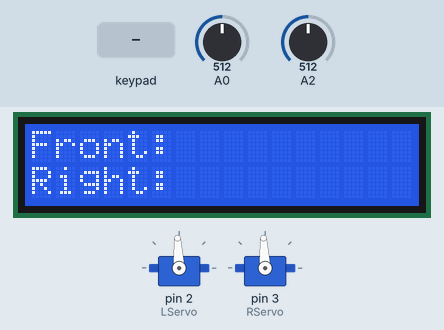
Simulated run of this sketch. Board: Arduino Uno, built with avr-gcc and run on an emulated ATmega328P. Parts: 16×2 character LCD, 2 × servo. The test bench sets the inputs (shaded band); at power-on: A0 = 512, A2 = 512.

Above: at 1.2 s.
1.3 s: key 'U' pressed
At 2.5 s:
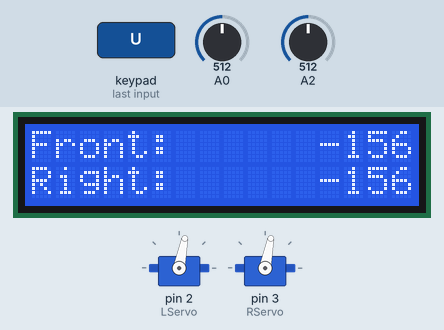
2.8 s: A0 set to 593
At 4.0 s:
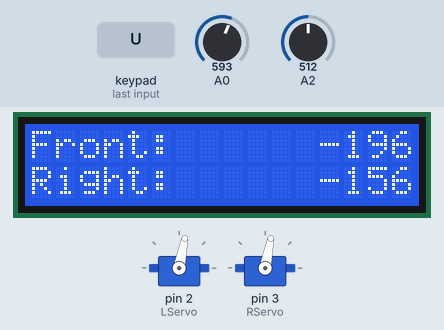
4.4 s: A0 set to 601
At 5.5 s:
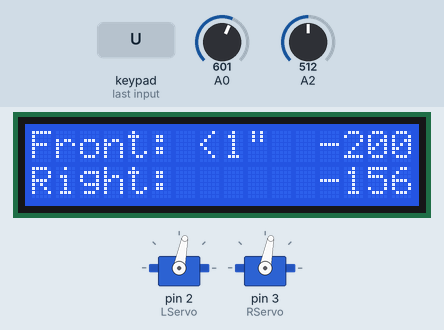
5.9 s: A2 set to 586
At 7.1 s:
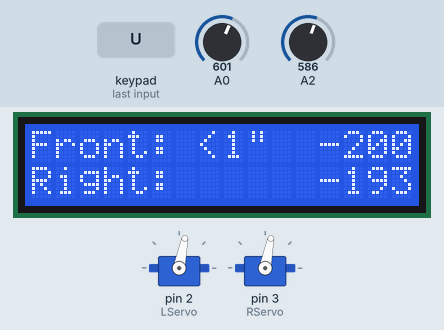
7.4 s: A2 set to 601
At 8.5 s:
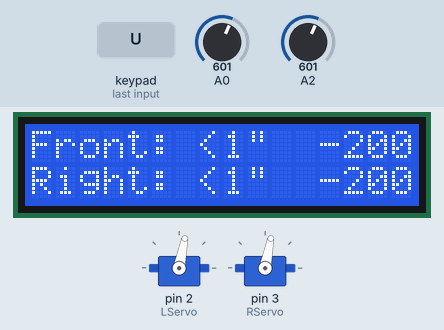
9.0 s: A0 set to 469
At 10.2 s:
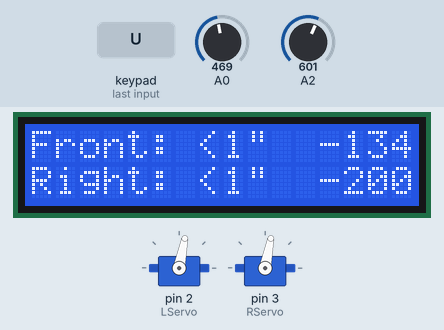
10.5 s: A0 set to 442
Timing chart, 0 to 13.0 s (numbered marks = the images above; inputs shaded):
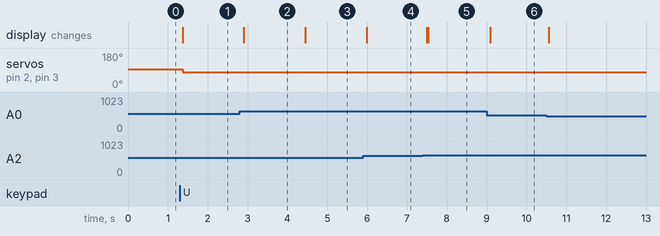

Measured:
- the behaviour switches between 600 and 601 on A0 (found by bisection; images 2 and 3)
- the behaviour switches between 600 and 601 on A2 (found by bisection; images 4 and 5)
- after the input at 1.3 s, servo on pin 2 (LServo), servo on pin 3 (RServo): 93° → 79° after 0.07 s; the display: changes after 0.07 s (image 1)
- after the input at 2.8 s, the display: changes after 0.11 s (image 2)
- after the input at 4.4 s, the display: changes after 0.05 s (image 3)
- after the input at 5.9 s, the display: changes after 0.10 s (image 4)
- after the input at 7.4 s, the display: first changes after 0.10 s (image 5 shows a later state)
- after the input at 9.0 s, the display: changes after 0.09 s (image 6)

The sketch:

WallFollowV4.ino
```cpp
#include <math.h>
#include <Wire.h>
#include <Servo.h>
#include <Adafruit_RGBLCDShield.h>

Adafruit_RGBLCDShield lcd = Adafruit_RGBLCDShield();

const int SFSensor = A0;  //Short front sensor
const int SLSensor = A1;  //Short left sensor
const int SRSensor = A2;  //Short rRead sensor

Servo LServo;  // Left servo
Servo RServo;  // rRead servo

int rRead, fRead;
int options = 0;
int disp;

#define kP 0.5
#define goal 200
#define mins 135
#define Vel 1500
#define LMAX 1570
#define RMAX 1430

void setup() {
  // initialize serial communications at 9600 bps:
  Serial.begin(9600);

  lcd.begin(16, 2);
  lcd.print("Front:");
  lcd.setCursor(0,1);
  lcd.print("Right:");

  // Servo set up
  LServo.attach(2);
  RServo.attach(3);

  LServo.write(Vel);
  RServo.write(Vel);
}

void loop() {
  uint8_t buttons = lcd.readButtons();

  if (buttons) {
    if (buttons & BUTTON_UP) {
      options = 1;
    }
  }

  if (options == 1){


    disp = 0;
    float sr_val = readSensor(SRSensor);
    sensorDisplay(sr_val);

    disp = 1;
    float sf_val = readSensor(SFSensor);
    sensorDisplay(sf_val);

    speedSensor(sr_val, sf_val);
  }
}

void speedSensor(float right, float front)
{
  float uRT = kP * (goal - right);
  float uFT = kP * (goal - front);

  lcd.setCursor(12,1);
  lcd.print(uRT);
  lcd.setCursor(12,0);
  lcd.print(uFT);

  if (uFT > 0){
    if (uRT < 0){
      LServo.write(LMAX + uRT/2);
      RServo.write(RMAX);
    }
    else{
      LServo.write(LMAX);
      RServo.write(RMAX + uRT/2);
    }
  }
  else if(uFT < 0){
    LServo.write(1360);
    RServo.write(1360);
  }
}

//------------------------------------------------
// readSensor - provided by FrontRawSensor sketch
//------------------------------------------------
int readSensor(int sensor){
  float sum = 0, avg = 0;

  for (int i = 1; i <= 10; i++) {
   sum = sum + analogRead(sensor);
  }
  delay(25);
  return (sum / 10);
}

//*********************************************
// Chooses the distance to display based on the
// sensor reading passed into the function.
//*********************************************
void sensorDisplay(float val)
{
  setCurs();

  if (val < 90){
    lcd.print(">10\"");
  }else if (val <= 108 && val >= 98){
    lcd.print(" 10\"");
  }else if (val <= 128 && val > 105){
    lcd.print("  9\"");
  }else if (val <= 140 && val > 125){
    lcd.print("  8\"");
  }else if (val <= 163 && val > 135){
    lcd.print("  7\"");
  }else if (val <= 187 && val >= 160){
    lcd.print("  6\"");
  }else if (val <= 218 && val >= 192){
    lcd.print("  5\"");
  }else if (val <= 261 && val >= 227){
    lcd.print("  4\"");
  }else if (val <= 335 && val >= 290){
    lcd.print("  3\"");
  }else if (val <= 453 && val >= 404){
    lcd.print("  2\"");
  }else if (val <= 644 && val >= 609){
    lcd.print("  1\"");
  }else if ( val > 600){
    lcd.print(" <1\"");
  }
}

void setCurs(){
  if(disp == 0){
    lcd.setCursor(6,1);
  }
  else{
    lcd.setCursor(6,0);
  }
}
```
